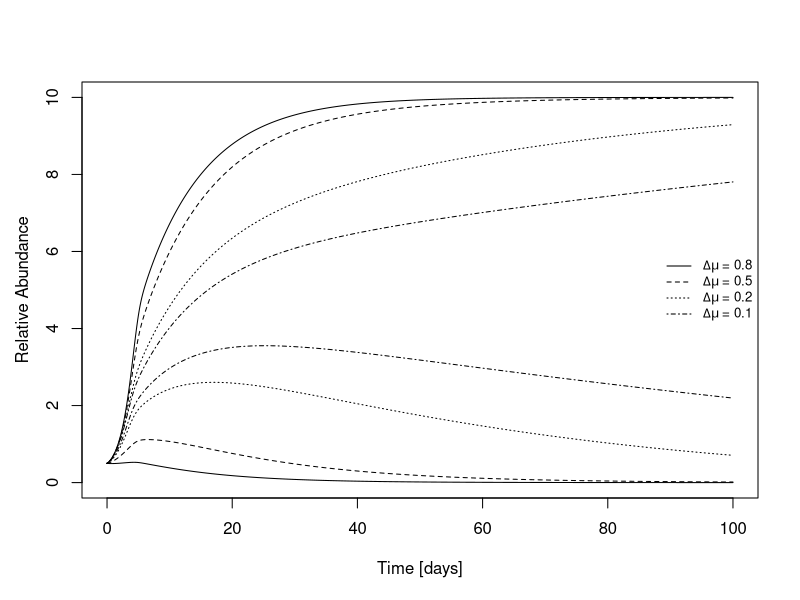

Recreate this plot in R.


p <- c(u1=1,
       u2=0.2,
       K=1,
       m=0.1,
       S=1)
x0 <- 1
T <- 1000
dt <- 0.1
time <- seq(0,0.1*T,length.out=T)

ss <- function(p,dt,T,x0){
  B1 = B2 = N <- numeric(T)
  B1[1] = B2[1] = N[1] <- x0
  
  for(i in 2:T){
    dB1_dt <- p['u1']*B1[i-1]*(N[i-1]/(N[i-1]+p['K'])) - p['m']*B1[i-1]
    dB2_dt <- p['u2']*B2[i-1]*(N[i-1]/(N[i-1]+p['K'])) - p['m']*B2[i-1]
    dN_dt  <- p['S'] - p['u1']*B1[i-1]*(N[i-1]/(N[i-1]+p['K'])) - p['u2']*B2[i-1]*(N[i-1]/(N[i-1]+p['K']))
    
    B1[i] <- B1[i-1] + dB1_dt*dt  
    B2[i] <- B2[i-1] + dB2_dt*dt  
    N[i]  <- N[i-1]  + dN_dt*dt
  }
  return(data.frame(B1=B1,B2=B2))
}


pdf('~/dropbox/working/pi_parameters/github/plots/exclusion_timescales.pdf',height=4,width=5)
x0 <- 0.5
p['u2'] <- 0.2
  matplot(time,ss(p,dt,T,x0),type='l',lty=1,col='black',ylab='',xlab='Time [days]')
  mtext('Relative Abundance',side=2,line=2.5)
  #matplot(time,ss(p,dt,T,x0)[,2]/ss(p,dt,T,x0)[,1],type='l',lty=1,col='black',ylab='',ylim=c(0,5))
  #matplot(time,ss(p,dt,T,x0)[,1]/ss(p,dt,T,x0)[,2],type='l',lty=1,col='black',ylab='',add=TRUE)
p['u2'] <- 0.5
  matplot(time,ss(p,dt,T,x0),type='l',lty=2,col='black',ylab='',add=TRUE)
  #matplot(time,ss(p,dt,T,x0)[,2]/ss(p,dt,T,x0)[,1],type='l',lty=1,col='black',ylab='',add=TRUE)
  #matplot(time,ss(p,dt,T,x0)[,1]/ss(p,dt,T,x0)[,2],type='l',lty=1,col='black',ylab='',add=TRUE)
p['u2'] <- 0.8
  matplot(time,ss(p,dt,T,x0),type='l',lty=3,col='black',ylab='',add=TRUE)
  #matplot(time,ss(p,dt,T,x0)[,2]/ss(p,dt,T,x0)[,1],type='l',lty=1,col='black',ylab='',add=TRUE)
  #matplot(time,ss(p,dt,T,x0)[,1]/ss(p,dt,T,x0)[,2],type='l',lty=1,col='black',ylab='',add=TRUE)
p['u2'] <- 0.9
  matplot(time,ss(p,dt,T,x0),type='l',lty=4,col='black',ylab='',add=TRUE)
  #matplot(time,ss(p,dt,T,x0)[,2]/ss(p,dt,T,x0)[,1],type='l',lty=1,col='black',ylab='',add=TRUE)
  #matplot(time,ss(p,dt,T,x0)[,1]/ss(p,dt,T,x0)[,2],type='l',lty=1,col='black',ylab='',add=TRUE)
#p['u2'] <- 0.9
  #matplot(time,ss(p,dt,T,x0),type='l',lty=5,col='black',ylab='',add=TRUE)
  #matplot(time,ss(p,dt,T,x0)[,2]/ss(p,dt,T,x0)[,1],type='l',lty=1,col='black',ylab='',add=TRUE)
  #matplot(time,ss(p,dt,T,x0)[,1]/ss(p,dt,T,x0)[,2],type='l',lty=1,col='black',ylab='',add=TRUE)
legend('right',legend=c(expression(Delta*mu~'= 0.8'),
                        expression(Delta*mu~'= 0.5'),
                        expression(Delta*mu~'= 0.2'),
                        expression(Delta*mu~'= 0.1')),bty='n',lty=c(1,2,3,4),cex=0.8)
dev.off()

